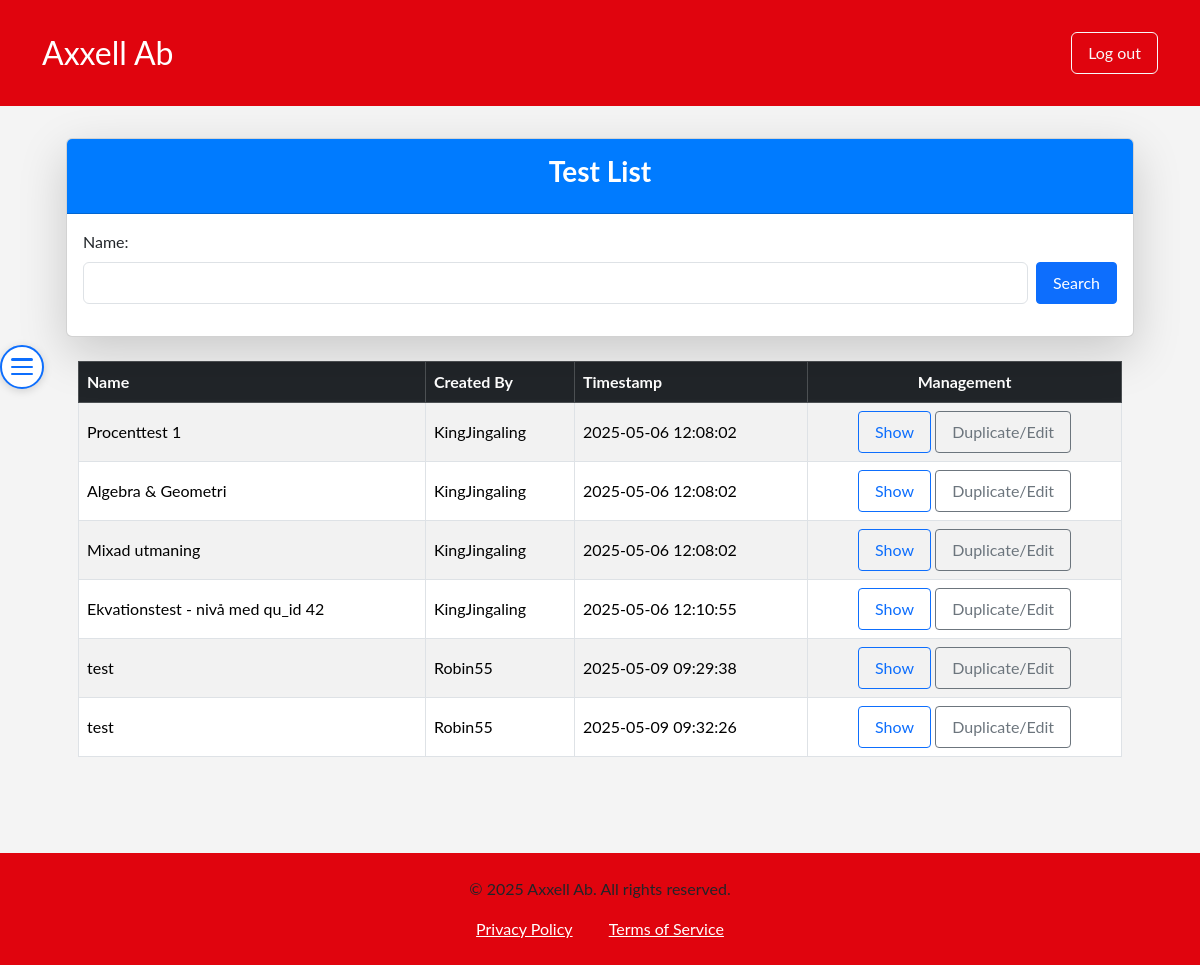
Page /test-list.php (signed in) on the committed database.
### tables this page shows
CREATE TABLE `exams` (
  `ex_id` int(11) NOT NULL,
  `ex_name` varchar(255) NOT NULL,
  `created_at` datetime DEFAULT current_timestamp(),
  `ex_createdby_fk` int(11) NOT NULL
);

CREATE TABLE `users` (
  `u_id` int(11) NOT NULL,
  `u_uname` varchar(255) NOT NULL,
  `u_mail` varchar(255) NOT NULL,
  `u_password` varchar(300) NOT NULL,
  `u_role_fk` int(11) NOT NULL
);

### test-list.php (the view, shortened to what this page needs)
<?php
require_once "include/header.php";
$testList["data"] = $pdo->query("
			SELECT ex_id, ex_name, created_at, u_uname
			FROM exams INNER JOIN users
            ON exams.ex_createdby_fk = users.u_id
			LIMIT 10")->fetchAll();
?>
<button id="toggleSidebar" aria-label="Toggle Sidebar" type="button" class="closed">
    <span id="toggleArrow">
        <span class="hamburger-bar"></span>
        <span class="hamburger-bar"></span>
        <span class="hamburger-bar"></span>
    </span>
</button>
<div class="container-fluid page-centered-container">
    <div class="row" id="contentRow">
        <div class="col-md" id="mainColumn">
            <div class="card shadow-lg">
                <div class="card-header text-center">
                    <h1 class="fw-bold fs-3">Test List</h1>
                </div>
                <div class="card-body">
                    <form action="" method="POST">
                        <div class="row g-2 align-items-end mb-3">
                            <div class="col">
                                <label for="testname" class="form-label">Name:</label>
                                <input type="text" value="" id="testname" name="testname" class="form-control" required>
                            </div>
                            <div class="col-auto">
                                <button type="submit" name="searchuser-submit" class="btn btn-primary btn-sm">Search</button>
                            </div>
                        </div>
                    </form>
                </div>
            </div>
            <div class="container mt-4">
                <table class="table table-striped table-bordered">
                    <thead class="table-dark">
                        <tr>
                            <th>Name</th>
                            <th>Created By</th>
                            <th>Timestamp</th>
                            <th class="text-center">Management</th>
                        </tr>
                    </thead>
                    <tbody>
                        <?php
                        if (!empty($testList["data"])):
                            foreach ($testList["data"] as $userRow): ?>
                                <tr class="align-middle">
                                    <td><?= htmlspecialchars($userRow['ex_name']) ?></td>
                                    <td><?= htmlspecialchars($userRow['u_uname']) ?></td>
                                    <td><?= htmlspecialchars($userRow['created_at']) ?></td>
                                    <td class="text-center">
                    <a href="single-test.php?exid=<?= htmlspecialchars($userRow['ex_id']) ?>" class="btn btn-sm btn-outline-primary" style="min-width:70px;">Show</a>
                    <a href="generate-test.php?duplicate=<?= htmlspecialchars($userRow['ex_id']) ?>" class="btn btn-sm btn-outline-secondary" style="min-width:90px;">Duplicate/Edit</a>
                                    </td>
                                </tr>
                            <?php endforeach;
                        else: ?>
                            <tr>
                                <td colspan="4" class="text-center">No results found</td>
                            </tr>
                        <?php endif; ?>
                    </tbody>
                </table>
            </div>
        </div>
    </div>
</div>
<?php require_once "include/footer.php"; ?>

### style.css (style rules this page uses)
body { margin: 0; padding: 0; font-family: 'Lato', sans-serif; background-color: #f4f4f4; }
.container-fluid { margin-top: 5rem; }
.card-header { padding: 1rem; text-align: center; font-weight: bold; font-size: 1.5rem; background-color: #007bff; color: white; border-radius: 6px 6px 0 0; }
.text-center { text-align: center; }
.form-control { padding: 0.5rem; font-size: 1rem; }
.btn { padding: 0.5rem 1rem; font-size: 1rem; }
#mainColumn { transition: none; }
#toggleSidebar { position: fixed; top: 50%; left: 330px; transform: translateY(-50%); z-index: 1050; border-radius: 50%; width: 32px; height: 32px; padding: 0; display: flex; align-items: center; justify-content: center; background: #fff; border: 1px solid #0d6efd; color: #0d6efd; box-shadow: 0 2px 8px rgba(0,0,0,0.07); transition: left 0.2s ease-in-out; }
#toggleSidebar.closed { left: 0; }
#toggleArrow { transition: transform 0.2s ease-in-out; }

### test-list.php (style rules this page uses)
#mainColumn { transition: none; }
.page-centered-container { max-width: 1100px; margin: 0 auto; padding: 32px 16px 32px 16px; }
#toggleSidebar { position: fixed; top: 38%; left: 0; z-index: 2100; border-radius: 50%; width: 44px; height: 44px; padding: 0; display: flex; align-items: center; justify-content: center; background: #fff; border: 2px solid #0d6efd; color: #0d6efd; box-shadow: 0 2px 8px rgba(0,0,0,0.15); transition: left 0.28s cubic-bezier(.4,0,.2,1), background 0.18s, color 0.18s; cursor: pointer; }
#toggleSidebar.closed { left: 0; }
#toggleArrow { display: flex; flex-direction: column; justify-content: center; align-items: center; width: 22px; height: 22px; font-size: 1.7rem; transition: color 0.18s; position: relative; }
.hamburger-bar { width: 22px; height: 3px; background: #0d6efd; margin: 2.5px 0; border-radius: 2px; transition: all 0.25s; }

### rows in the picture
exams: ex_name "Procenttest 1", ex_createdby_fk.u_uname "KingJingaling", created_at "2025-05-06 12:08:02"
exams: ex_name "Algebra & Geometri", ex_createdby_fk.u_uname "KingJingaling", created_at "2025-05-06 12:08:02"
exams: ex_name "Mixad utmaning", ex_createdby_fk.u_uname "KingJingaling", created_at "2025-05-06 12:08:02"
exams: ex_name "Ekvationstest - nivå med qu_id 42", ex_createdby_fk.u_uname "KingJingaling", created_at "2025-05-06 12:10:55"
exams: ex_name "test", ex_createdby_fk.u_uname "Robin55", created_at "2025-05-09 09:29:38"
exams: ex_name "test", ex_createdby_fk.u_uname "Robin55", created_at "2025-05-09 09:32:26"
